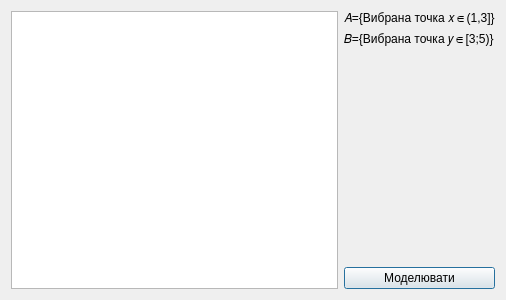
<?xml version="1.0" encoding="UTF-8"?>
<ui version="4.0">
 <class>ExampleOne</class>
 <widget class="QDialog" name="ExampleOne">
  <property name="geometry">
   <rect>
    <x>0</x>
    <y>0</y>
    <width>506</width>
    <height>300</height>
   </rect>
  </property>
  <property name="windowTitle">
   <string>Приклад 1</string>
  </property>
  <property name="whatsThis">
   <string>&lt;html&gt;&lt;head/&gt;&lt;body&gt;&lt;p&gt;&lt;span style=&quot; font-size:18pt;&quot;&gt;Для роботи натисніть кнопку Моделювати або клавішу Enter.&lt;/span&gt;&lt;/p&gt;&lt;/body&gt;&lt;/html&gt;</string>
  </property>
  <layout class="QGridLayout" name="gridLayout">
   <item row="0" column="0" rowspan="4">
    <widget class="QGraphicsView" name="graphicsView"/>
   </item>
   <item row="0" column="1">
    <widget class="QLabel" name="label">
     <property name="text">
      <string>𝐴={Вибрана точка 𝑥∈(1,3]}</string>
     </property>
    </widget>
   </item>
   <item row="1" column="1">
    <widget class="QLabel" name="label_2">
     <property name="text">
      <string>𝐵={Вибрана точка 𝑦∈[3;5)}</string>
     </property>
    </widget>
   </item>
   <item row="2" column="1">
    <spacer name="verticalSpacer">
     <property name="orientation">
      <enum>Qt::Vertical</enum>
     </property>
     <property name="sizeHint" stdset="0">
      <size>
       <width>20</width>
       <height>212</height>
      </size>
     </property>
    </spacer>
   </item>
   <item row="3" column="1">
    <widget class="QPushButton" name="pushButton">
     <property name="text">
      <string>Моделювати</string>
     </property>
     <property name="shortcut">
      <string>Return</string>
     </property>
    </widget>
   </item>
  </layout>
 </widget>
 <resources/>
 <connections/>
</ui>
